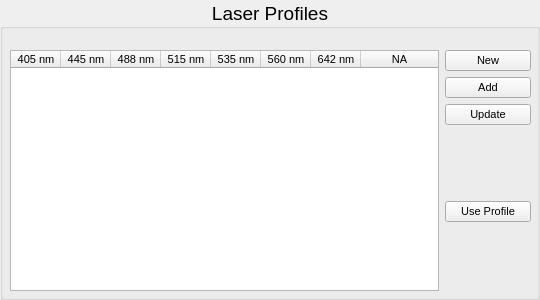
           <widget class="QGroupBox" name="laserProfileGroup">
            <property name="font">
             <font>
              <pointsize>14</pointsize>
             </font>
            </property>
            <property name="mouseTracking">
             <bool>true</bool>
            </property>
            <property name="autoFillBackground">
             <bool>true</bool>
            </property>
            <property name="title">
             <string>Laser Profiles</string>
            </property>
            <property name="alignment">
             <set>Qt::AlignCenter</set>
            </property>
            <property name="flat">
             <bool>true</bool>
            </property>
            <widget class="QWidget" name="layoutWidget">
             <property name="geometry">
              <rect>
               <x>10</x>
               <y>50</y>
               <width>521</width>
               <height>241</height>
              </rect>
             </property>
             <layout class="QHBoxLayout" name="horizontalLayout_2" stretch="5,1">
              <property name="sizeConstraint">
               <enum>QLayout::SetNoConstraint</enum>
              </property>
              <item>
               <widget class="QTableWidget" name="laserProfileTable">
                <property name="sizePolicy">
                 <sizepolicy hsizetype="Preferred" vsizetype="Expanding">
                  <horstretch>0</horstretch>
                  <verstretch>0</verstretch>
                 </sizepolicy>
                </property>
                <property name="font">
                 <font>
                  <pointsize>8</pointsize>
                 </font>
                </property>
                <property name="mouseTracking">
                 <bool>true</bool>
                </property>
                <property name="frameShape">
                 <enum>QFrame::StyledPanel</enum>
                </property>
                <property name="frameShadow">
                 <enum>QFrame::Plain</enum>
                </property>
                <property name="editTriggers">
                 <set>QAbstractItemView::NoEditTriggers</set>
                </property>
                <property name="selectionMode">
                 <enum>QAbstractItemView::SingleSelection</enum>
                </property>
                <property name="selectionBehavior">
                 <enum>QAbstractItemView::SelectRows</enum>
                </property>
                <property name="columnCount">
                 <number>8</number>
                </property>
                <attribute name="horizontalHeaderDefaultSectionSize">
                 <number>50</number>
                </attribute>
                <attribute name="horizontalHeaderHighlightSections">
                 <bool>false</bool>
                </attribute>
                <attribute name="horizontalHeaderMinimumSectionSize">
                 <number>50</number>
                </attribute>
                <attribute name="horizontalHeaderStretchLastSection">
                 <bool>true</bool>
                </attribute>
                <column>
                 <property name="text">
                  <string>405 nm</string>
                 </property>
                </column>
                <column>
                 <property name="text">
                  <string>445 nm</string>
                 </property>
                </column>
                <column>
                 <property name="text">
                  <string>488 nm</string>
                 </property>
                </column>
                <column>
                 <property name="text">
                  <string>515 nm</string>
                 </property>
                </column>
                <column>
                 <property name="text">
                  <string>535 nm</string>
                 </property>
                </column>
                <column>
                 <property name="text">
                  <string>560 nm</string>
                 </property>
                </column>
                <column>
                 <property name="text">
                  <string>642 nm</string>
                 </property>
                </column>
                <column>
                 <property name="text">
                  <string>NA</string>
                 </property>
                </column>
               </widget>
              </item>
              <item>
               <layout class="QVBoxLayout" name="verticalLayout_2">
                <property name="sizeConstraint">
                 <enum>QLayout::SetNoConstraint</enum>
                </property>
                <item>
                 <widget class="QPushButton" name="newProfileButton">
                  <property name="sizePolicy">
                   <sizepolicy hsizetype="Preferred" vsizetype="Preferred">
                    <horstretch>0</horstretch>
                    <verstretch>0</verstretch>
                   </sizepolicy>
                  </property>
                  <property name="font">
                   <font>
                    <pointsize>8</pointsize>
                   </font>
                  </property>
                  <property name="toolTip">
                   <string>Create a new profile</string>
                  </property>
                  <property name="text">
                   <string>New</string>
                  </property>
                 </widget>
                </item>
                <item>
                 <widget class="QPushButton" name="addProfileButton">
                  <property name="sizePolicy">
                   <sizepolicy hsizetype="Preferred" vsizetype="Preferred">
                    <horstretch>0</horstretch>
                    <verstretch>0</verstretch>
                   </sizepolicy>
                  </property>
                  <property name="font">
                   <font>
                    <pointsize>8</pointsize>
                   </font>
                  </property>
                  <property name="toolTip">
                   <string>Adds a new profile with the current laser settings</string>
                  </property>
                  <property name="text">
                   <string>Add</string>
                  </property>
                 </widget>
                </item>
                <item>
                 <widget class="QPushButton" name="updateProfileButton">
                  <property name="sizePolicy">
                   <sizepolicy hsizetype="Preferred" vsizetype="Preferred">
                    <horstretch>0</horstretch>
                    <verstretch>0</verstretch>
                   </sizepolicy>
                  </property>
                  <property name="font">
                   <font>
                    <pointsize>8</pointsize>
                   </font>
                  </property>
                  <property name="toolTip">
                   <string>Sets the selected profile values to the current laser settings</string>
                  </property>
                  <property name="text">
                   <string>Update</string>
                  </property>
                 </widget>
                </item>
                <item>
                 <spacer name="verticalSpacer_5">
                  <property name="orientation">
                   <enum>Qt::Vertical</enum>
                  </property>
                  <property name="sizeHint" stdset="0">
                   <size>
                    <width>20</width>
                    <height>40</height>
                   </size>
                  </property>
                 </spacer>
                </item>
                <item>
                 <widget class="QPushButton" name="setProfileButton">
                  <property name="sizePolicy">
                   <sizepolicy hsizetype="Preferred" vsizetype="Preferred">
                    <horstretch>0</horstretch>
                    <verstretch>0</verstretch>
                   </sizepolicy>
                  </property>
                  <property name="font">
                   <font>
                    <pointsize>8</pointsize>
                   </font>
                  </property>
                  <property name="toolTip">
                   <string>Sets the lasers to the selected profile values</string>
                  </property>
                  <property name="text">
                   <string>Use Profile</string>
                  </property>
                 </widget>
                </item>
                <item>
                 <spacer name="verticalSpacer_2">
                  <property name="orientation">
                   <enum>Qt::Vertical</enum>
                  </property>
                  <property name="sizeHint" stdset="0">
                   <size>
                    <width>20</width>
                    <height>40</height>
                   </size>
                  </property>
                 </spacer>
                </item>
               </layout>
              </item>
             </layout>
            </widget>
           </widget>
